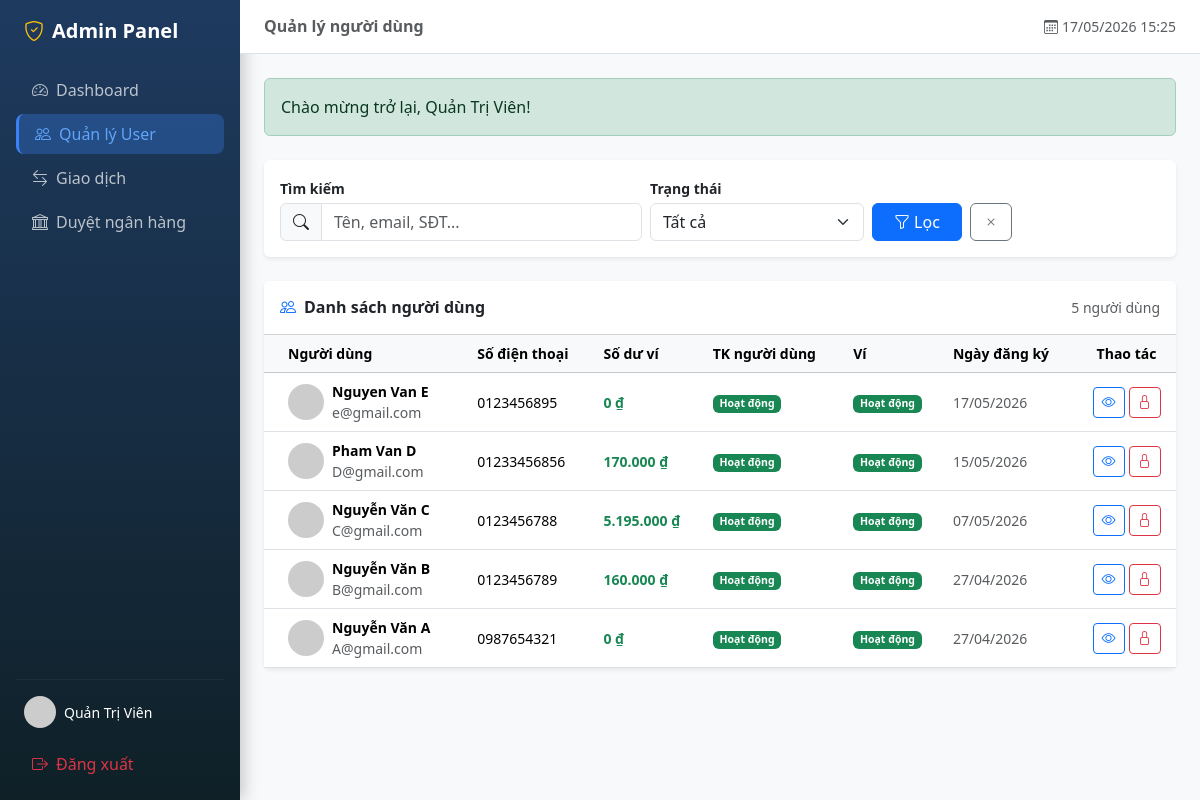
Page /admin/users.php (signed in) on the committed database.
### tables this page shows
CREATE TABLE `wallets` (
  `wallet_id` varchar(36) NOT NULL DEFAULT (uuid()),
  `user_id` varchar(36) NOT NULL,
  `balance` decimal(18,2) NOT NULL DEFAULT '0.00',
  `currency` varchar(10) NOT NULL DEFAULT 'VND',
  `daily_limit` decimal(18,2) NOT NULL DEFAULT '50000000.00',
  `pin_hash` varchar(255) DEFAULT NULL,
  `status` enum('active','locked') NOT NULL DEFAULT 'active',
  `created_at` datetime NOT NULL DEFAULT CURRENT_TIMESTAMP,
  `updated_at` datetime NOT NULL DEFAULT CURRENT_TIMESTAMP ON UPDATE CURRENT_TIMESTAMP
);

CREATE TABLE `users` (
  `user_id` varchar(36) NOT NULL DEFAULT (uuid()),
  `full_name` varchar(100) NOT NULL,
  `email` varchar(150) NOT NULL,
  `phone_number` varchar(15) NOT NULL,
  `password_hash` varchar(255) NOT NULL,
  `avatar_url` varchar(255) DEFAULT NULL,
  `status` enum('active','locked','pending') NOT NULL DEFAULT 'pending',
  `role` enum('user','admin') NOT NULL DEFAULT 'user',
  `created_at` datetime NOT NULL DEFAULT CURRENT_TIMESTAMP,
  `updated_at` datetime NOT NULL DEFAULT CURRENT_TIMESTAMP ON UPDATE CURRENT_TIMESTAMP
);

### includes/functions.php (called while the page is built, shortened)
<?php
function formatMoney(float $amount): string {
    return number_format($amount, 0, ',', '.') . ' ₫';
}
function flash(string $key): ?string {
    if (!empty($_SESSION['flash'][$key])) {
        $msg = $_SESSION['flash'][$key];
        return $msg;
    }
    return null;
}

### admin/users.php (the view, shortened to what this page needs)
<?php
$pageTitle = 'Quản lý người dùng';
require_once __DIR__ . '/../includes/functions.php';
$db = getDB();
$search = trim($_GET['search'] ?? '');
$where  = "WHERE role = 'user'";
$params = [];
$page    = max(1, (int)($_GET['page'] ?? 1));
$perPage = 10;
$offset  = ($page - 1) * $perPage;
$stmtCount = $db->prepare("SELECT COUNT(*) FROM users $where");
$stmtCount->execute($params);
$totalUsers = $stmtCount->fetchColumn();
$stmtUsers = $db->prepare("
    SELECT u.*, w.balance, w.status AS wallet_status
    FROM users u
    LEFT JOIN wallets w ON u.user_id = w.user_id
    $where
    ORDER BY u.created_at DESC
    LIMIT $perPage OFFSET $offset
");
$stmtUsers->execute($params);
$users = $stmtUsers->fetchAll();
$success = flash('success');
require_once __DIR__ . '/admin_navbar.php';
?>
<?php if ($success): ?>
  <div class="alert alert-success alert-auto-dismiss mb-4"><?= htmlspecialchars($success) ?></div>
<?php endif; ?>
<div class="card border-0 shadow-sm mb-4">
  <div class="card-body p-3">
    <form method="GET" class="row g-2 align-items-end">
      <div class="col-sm-5">
        <label class="form-label small fw-semibold mb-1">Tìm kiếm</label>
        <div class="input-group">
          <span class="input-group-text"><i class="bi bi-search"></i></span>
          <input type="text" name="search" class="form-control" placeholder="Tên, email, SĐT..." value="<?= htmlspecialchars($search) ?>"/>
        </div>
      </div>
      <div class="col-sm-3">
        <label class="form-label small fw-semibold mb-1">Trạng thái</label>
        <select name="status" class="form-select">
          <option value="">Tất cả</option>
        </select>
      </div>
      <div class="col-sm-2 d-flex gap-2">
        <button type="submit" class="btn btn-primary flex-grow-1"><i class="bi bi-funnel me-1"></i>Lọc</button>
        <a href="/BTL-MNM/admin/users.php" class="btn btn-outline-secondary"><i class="bi bi-x"></i></a>
      </div>
    </form>
  </div>
</div>
<div class="card border-0 shadow-sm">
  <div class="card-header bg-white py-3 d-flex justify-content-between align-items-center">
    <h6 class="mb-0 fw-bold"><i class="bi bi-people me-2 text-primary"></i>Danh sách người dùng</h6>
    <small class="text-muted"><?= number_format($totalUsers) ?> người dùng</small>
  </div>
  <div class="table-responsive">
    <table class="table table-hover align-middle mb-0 small">
      <thead class="table-light">
        <tr>
          <th class="ps-4">Người dùng</th>
          <th>Số điện thoại</th>
          <th>Số dư ví</th>
          <th>TK người dùng</th>
          <th>Ví</th>
          <th>Ngày đăng ký</th>
          <th class="text-center">Thao tác</th>
        </tr>
      </thead>
      <tbody>
        <?php foreach ($users as $user): ?>
        <tr>
          <td class="ps-4">
            <div class="d-flex align-items-center gap-2">
              <img src="https://ui-avatars.com/api/?name=<?= urlencode($user['full_name']) ?>&background=0d6efd&color=fff&size=36"
                   class="rounded-circle" width="36" height="36" alt="avatar"/>
              <div>
                <div class="fw-semibold"><?= htmlspecialchars($user['full_name']) ?></div>
                <div class="text-muted"><?= htmlspecialchars($user['email']) ?></div>
              </div>
            </div>
          </td>
          <td><?= htmlspecialchars($user['phone_number']) ?></td>
          <td class="fw-bold text-success"><?= formatMoney($user['balance'] ?? 0) ?></td>
          <td>
            <?php if ($user['status'] === 'active'): ?>
              <span class="badge bg-success">Hoạt động</span>
            <?php elseif ($user['status'] === 'locked'): ?>
              <span class="badge bg-danger">Bị khóa</span>
            <?php else: ?>
              <span class="badge bg-secondary">Chờ kích hoạt</span>
            <?php endif; ?>
          </td>
          <td>
            <?php if (($user['wallet_status'] ?? '') === 'active'): ?>
              <span class="badge bg-success">Hoạt động</span>
            <?php else: ?>
              <span class="badge bg-danger">Bị khóa</span>
            <?php endif; ?>
          </td>
          <td class="text-muted"><?= date('d/m/Y', strtotime($user['created_at'])) ?></td>
          <td class="text-center">
            <div class="d-flex gap-1 justify-content-center">
              <button class="btn btn-sm btn-outline-primary"
                      data-bs-toggle="modal" data-bs-target="#userModal"
                      data-name="<?= htmlspecialchars($user['full_name']) ?>"
                      data-email="<?= htmlspecialchars($user['email']) ?>"
                      data-phone="<?= htmlspecialchars($user['phone_number']) ?>"
                      data-balance="<?= formatMoney($user['balance'] ?? 0) ?>"
                      data-status="<?= $user['status'] ?>"
                      data-date="<?= date('d/m/Y', strtotime($user['created_at'])) ?>">
                <i class="bi bi-eye"></i>
              </button>
              <?php if ($user['status'] !== 'locked'): ?>
              <form method="POST" onsubmit="return confirm('Khóa tài khoản <?= htmlspecialchars($user['full_name']) ?>?')">
                <button type="submit" class="btn btn-sm btn-outline-danger" title="Khóa tài khoản">
                  <i class="bi bi-lock"></i>
                </button>
              </form>
              <?php endif; ?>
            </div>
          </td>
        </tr>
        <?php endforeach; ?>
      </tbody>
    </table>
  </div>
</div>
<?php require_once __DIR__ . '/admin_footer.php'; ?>

### admin/admin_navbar.php (shortened to what this page needs)
<?php
$currentPage = basename($_SERVER['PHP_SELF']);
?>
<!DOCTYPE html>
<html lang="vi">
<head>
  <link href="https://cdn.jsdelivr.net/npm/bootstrap@5.3.3/dist/css/bootstrap.min.css" rel="stylesheet"/>
  <link href="https://cdn.jsdelivr.net/npm/bootstrap-icons@1.11.3/font/bootstrap-icons.min.css" rel="stylesheet"/>
  <link href="/BTL-MNM/assets/css/style.css" rel="stylesheet"/>
</head>
<body class="bg-light">
<div class="d-flex" style="min-height:100vh">
  <div class="admin-sidebar d-flex flex-column p-3" style="width:240px;min-width:240px">
    <div class="text-white fw-bold fs-5 mb-4 px-2 d-flex align-items-center gap-2">
      <i class="bi bi-shield-check text-warning"></i> Admin Panel
    </div>
    <nav class="nav flex-column gap-1">
      <a href="/BTL-MNM/admin/dashboard.php"
         class="nav-link px-3 py-2 d-flex align-items-center gap-2 <?= $currentPage==='dashboard.php' ? 'active' : '' ?>">
        <i class="bi bi-speedometer2"></i> Dashboard
      </a>
      <a href="/BTL-MNM/admin/users.php"
         class="nav-link px-3 py-2 d-flex align-items-center gap-2 <?= $currentPage==='users.php' ? 'active' : '' ?>">
        <i class="bi bi-people"></i> Quản lý User
      </a>
      <a href="/BTL-MNM/admin/transactions.php"
         class="nav-link px-3 py-2 d-flex align-items-center gap-2 <?= $currentPage==='transactions.php' ? 'active' : '' ?>">
        <i class="bi bi-arrow-left-right"></i> Giao dịch
      </a>
      <a href="/BTL-MNM/admin/bank_accounts.php"
         class="nav-link px-3 py-2 d-flex align-items-center gap-2 <?= $currentPage==='bank_accounts.php' ? 'active' : '' ?>">
        <i class="bi bi-bank"></i>
        <span class="flex-grow-1">Duyệt ngân hàng</span>
      </a>
    </nav>
    <div class="mt-auto">
      <hr style="border-color:rgba(255,255,255,.2)"/>
      <div class="d-flex align-items-center gap-2 px-2 mb-3">
        <img src="https://ui-avatars.com/api/?name=Admin&background=f59e0b&color=fff&size=32"
             class="rounded-circle" width="32" height="32" alt="admin"/>
        <div class="text-white small"><?= htmlspecialchars($_SESSION['full_name'] ?? 'Admin') ?></div>
      </div>
      <a href="/BTL-MNM/api/auth_logout.php"
         class="nav-link px-3 py-2 d-flex align-items-center gap-2 text-danger">
        <i class="bi bi-box-arrow-right"></i> Đăng xuất
      </a>
    </div>
  </div>
  <div class="flex-grow-1 d-flex flex-column">
    <div class="bg-white border-bottom px-4 py-3 d-flex justify-content-between align-items-center">
      <h6 class="mb-0 fw-bold text-muted"><?= $pageTitle ?? 'Dashboard' ?></h6>
      <div class="text-muted small"><i class="bi bi-calendar3 me-1"></i><?= date('d/m/Y H:i') ?></div>
    </div>
    <main class="p-4 flex-grow-1">

### admin/admin_footer.php (shortened to what this page needs)
    </main>
  </div>
</div>
</body>
</html>

### assets/css/style.css (style rules this page uses)
:root { --ew-primary: #0d6efd; --ew-success: #198754; }
body { min-height: 100vh; display: flex; flex-direction: column; }
main { flex: 1; }
.admin-sidebar { min-height: 100vh; background: #1e2a3a; }
.admin-sidebar .nav-link { color: rgba(255,255,255,.75); border-radius: .5rem; }
.admin-sidebar .nav-link:hover, .admin-sidebar .nav-link.active { background: rgba(255,255,255,.12); color:#fff; }
.admin-sidebar { background: linear-gradient(180deg, #1e3a5f 0%, #0f2027 100%); box-shadow: 4px 0 15px rgba(0,0,0,.2); }
.admin-sidebar .nav-link { color: rgba(255,255,255,.7); border-radius: .5rem; transition: all .2s; }
.admin-sidebar .nav-link.active { background: rgba(59,130,246,.3); color: #60a5fa; border-left: 3px solid #3b82f6; }

### admin/admin_navbar.php (style rules this page uses)
.admin-sidebar { background: linear-gradient(180deg, #1e3a5f 0%, #0f2027 100%); box-shadow: 4px 0 15px rgba(0,0,0,.2); }
.admin-sidebar .nav-link { color: rgba(255,255,255,.7); border-radius: .5rem; transition: all .2s; }
.admin-sidebar .nav-link.active { background: rgba(59,130,246,.3); color: #60a5fa; border-left: 3px solid #3b82f6; }

### rows in the picture
wallets: user.full_name "Nguyen Van E", user.email "e@gmail.com", user.phone_number "0123456895", balance "0 ₫", status "Hoạt động", user.created_at "17/05/2026"
wallets: user.full_name "Pham Van D", user.email "D@gmail.com", user.phone_number "01233456856", balance "170.000 ₫", status "Hoạt động", user.created_at "15/05/2026"
wallets: user.full_name "Nguyễn Văn C", user.email "C@gmail.com", user.phone_number "0123456788", balance "5.195.000 ₫", status "Hoạt động", user.created_at "07/05/2026"
wallets: user.full_name "Nguyễn Văn B", user.email "B@gmail.com", user.phone_number "0123456789", balance "160.000 ₫", status "Hoạt động", user.created_at "27/04/2026"
wallets: user.full_name "Nguyễn Văn A", user.email "A@gmail.com", user.phone_number "0987654321", balance "0 ₫", status "Hoạt động", user.created_at "27/04/2026"

### other values in the picture
$_SESSION['full_name'] "Quản Trị Viên"
$pageTitle "Quản lý người dùng"
$success "Chào mừng trở lại, Quản Trị Viên!"
$totalUsers "5"
